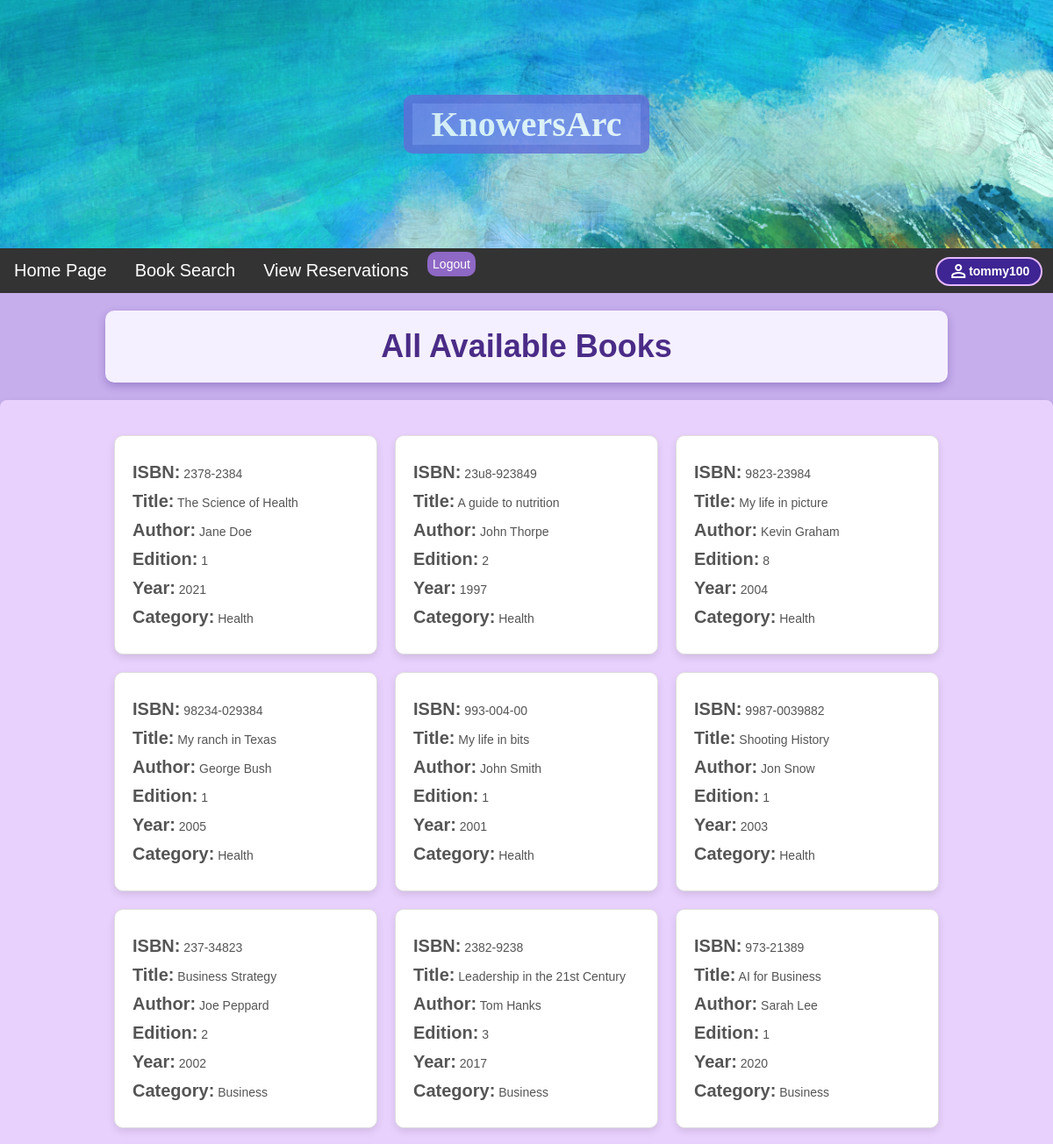
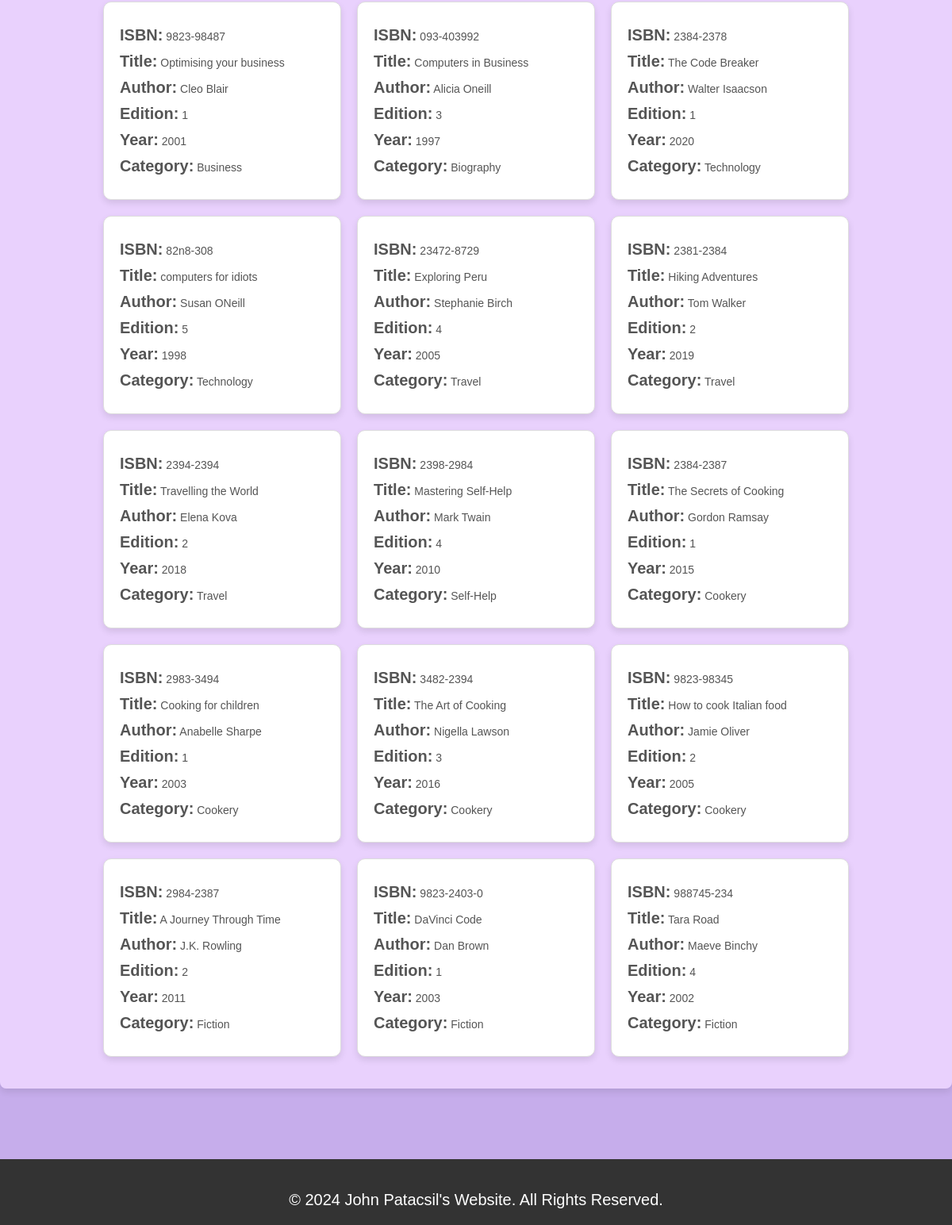
The app's page /homepage.php (signed in) with its own data (2 pictures, top to bottom).
### tables this page shows
CREATE TABLE IF NOT EXISTS Books
(
    ISBN VARCHAR(30) PRIMARY KEY,
    BookTitle VARCHAR(30),
    Author VARCHAR(30),
    Edition INT(2),
    YearPublished YEAR,
    Category VARCHAR(3),
    Reserved CHAR(1),
   
    CONSTRAINT fk_category
    FOREIGN KEY (Category)
    REFERENCES Categories(CategoryID)
);

CREATE TABLE IF NOT EXISTS Categories
(
    CategoryID VARCHAR(3) PRIMARY KEY,
    CategoryDescription VARCHAR(30)
);

### homepage.php (the view, shortened to what this page needs)
<!DOCTYPE html>
<html lang="en">
<head>
    <link rel="stylesheet" href="css/style.css">
</head>
<body>
	<?php include 'includes/header.inc.php'; ?>
	<div class="main-content">
		<?php
		echo "<div class='books-title-container'>";
		echo "<h2> All Available Books </h2>";
		echo "</div>";
		require_once "includes/dbh.inc.php";
		$sql = "SELECT books.*, categories.CategoryDescription as CategoryName
				FROM books JOIN Categories ON books.Category = categories.CategoryID";
		$result = $conn->query($sql);
		if ($result->num_rows > 0)
		{
			echo '<div class="book-list-box">';
			echo "<div class='book-container'>";
			while ($row = $result->fetch_assoc())
			{
				echo "<form class='book-card' action='includes/reserve.inc.php' method='POST'>";
				echo "<div class='book-details'>";
				echo "<p><strong>ISBN:</strong> " . $row["ISBN"] . "</p>";
				echo "<p><strong>Title:</strong> " . $row["BookTitle"] . "</p>";
				echo "<p><strong>Author:</strong> " . $row["Author"] . "</p>";
				echo "<p><strong>Edition:</strong> " . $row["Edition"] . "</p>";
				echo "<p><strong>Year:</strong> " . $row["YearPublished"] . "</p>";
				echo "<p><strong>Category:</strong> " . $row["CategoryName"] . "</p>";
				echo "</div>";
				echo "</form>";
			}
			echo "</div>";
			echo "</div>";
		}
		else
		{
			echo "<p class='no-books'>No books in system</p>";
		}
		?>
	</div>
	<br><br><br>
	<?php include 'includes/footer.inc.php'; ?>
</body>
</html>

### includes/header.inc.php
<header>
    <div class="top-title">
        <div class="container">
            <h1 id="title">KnowersArc</h1>
        </div>
    </div>
</header>
<nav class="full-nav">
    <ul class="navbar">
        <li class="nav-item"><a href="homepage.php">Home Page</a></li>
        <li class="nav-item"><a href="booksearch.php">Book Search</a></li>
        <li class="nav-item"><a href="reserveview.php">View Reservations</a></li>
        <?php include 'user.inc.php'; ?>
    </ul>
</nav>

### includes/user.inc.php
<?php
if (isset($_SESSION['user_id']))
{
    echo  "<p class='username'> <span class='material-symbols-outlined'>person</span>" . $_SESSION['user_id'] . "</p>";
    echo    '<form class="form-style" action="includes/logout.inc.php" method="POST">' .
            '<button class="logout-button" type="submit">Logout</button>' .
            '</form>';
}
else
{
    echo "<a class='username' href=" . "index.php" . ">Login</a>";
}

### includes/footer.inc.php
<footer class="site-footer">
    <div class="footer-bottom">
        <p>&copy; 2024 John Patacsil's Website. All Rights Reserved.</p>
    </div>
</footer>

### css/style.css (style rules this page uses)
* { margin: 0; padding: 0; box-sizing: border-box; font-size: 20px; }
body { font-family: Arial, Helvetica, sans-serif; margin: 0 auto; min-height: 100vh; background-color: #C6ADEB; }
.logout-button { background-color: #8e68c5; color: #ffffff; padding: 1% 1%; font-size: 14px; border: none; border-radius: 10px; cursor: pointer; transition: background-color 0.3s ease, transform 0.4s ease; margin-top: 0.7%; margin-left: 1%; }
.username { align-items: center; margin-top: 0.8%; margin-right: 1%; padding: 0.2em 0.9em; float: right; display: flex; justify-content: center; text-decoration: none; background-color: #3E2593; color: #ffffff; font-size: 0.7em; font-weight: bold; border-radius: 50px; border: 2px solid #e5b8ff; transition: transform 0.3s ease, box-shadow 0.3s ease, background-color 0.3s ease, border-color 0.3s ease; cursor: pointer; }
.form-style { margin: 0; display: flex; align-items: center; }
.full-nav { position: sticky; top: 0; z-index: 1000; }
nav ul { list-style-type: none; margin: 0; padding: 0; overflow: hidden; background-color: #333; }
.nav-item { float: left; }
.nav-item a { display: block; color: white; text-align: center; padding: 14px 16px; text-decoration: none; }
#title { text-align: center; font-family: Cambria, Cochin, Georgia, Times, 'Times New Roman', serif; width: 100%; color: rgb(255, 255, 255); font-size: 200%; }
.top-title { background-size: cover; background-image: url("../images/waves.jpg"); padding: 9%; margin: auto; text-align: center; }
.top-title .container { margin: auto; border: 0.5em solid #626DD8; border-radius: 10px; background-color: #7885e7; text-align: center; max-width: 14em; opacity: 80%; min-width: 4em; }
.site-footer { background-color: #333; color: #fff; padding: 20px 0; text-align: center; width: 100%; }
.footer-bottom { margin-top: 20px; font-size: 14px; }
.material-symbols-outlined { font-variation-settings: 'FILL' 0, 'wght' 400, 'GRAD' 0, 'opsz' 24; }
.books-title-container, .reservations-heading { background-color: #f5f0ff; padding: 20px 30px; border-radius: 10px; box-shadow: 0 4px 10px rgba(62, 37, 147, 0.3); max-width: 80%; margin: 20px auto; text-align: center; font-family: Arial, sans-serif; }
.books-title-container h2 { color: #4a2c87; font-size: 1.8em; font-weight: bold; margin: 0; }
.book-container { display: flex; flex-wrap: wrap; justify-content: center; gap: 20px; padding: 20px; }
.book-card { background-color: #ffffff; border: 1px solid #ddd; border-radius: 10px; box-shadow: 0 4px 8px rgba(0, 0, 0, 0.1); padding: 20px; width: 300px; display: flex; flex-direction: column; justify-content: space-between; transition: transform 0.2s ease, box-shadow 0.3s ease; }
.book-details p { margin: 10px 0; font-size: 14px; color: #555; }
.book-list-box { background-color: #edd6ffe7; padding: 20px; border-radius: 8px; box-shadow: 0 4px 10px rgba(0, 0, 0, 0.1); margin: 20px auto; max-width: 1200px; }
button { padding: 8px 15px; font-size: 1em; border: none; border-radius: 5px; background-color: #4a2c87; color: #fff; cursor: pointer; transition: background-color 0.3s ease; margin-top: 10px; }

### records on screen
books: ISBN "2378-2384", BookTitle "The Science of Health", Author "Jane Doe", Edition "1", YearPublished "2021", Category.CategoryDescription "Health"
books: ISBN "23u8-923849", BookTitle "A guide to nutrition", Author "John Thorpe", Edition "2", YearPublished "1997", Category.CategoryDescription "Health"
books: ISBN "9823-23984", BookTitle "My life in picture", Author "Kevin Graham", Edition "8", YearPublished "2004", Category.CategoryDescription "Health"
books: ISBN "98234-029384", BookTitle "My ranch in Texas", Author "George Bush", Edition "1", YearPublished "2005", Category.CategoryDescription "Health"
books: ISBN "993-004-00", BookTitle "My life in bits", Author "John Smith", Edition "1", YearPublished "2001", Category.CategoryDescription "Health"
books: ISBN "9987-0039882", BookTitle "Shooting History", Author "Jon Snow", Edition "1", YearPublished "2003", Category.CategoryDescription "Health"
books: ISBN "237-34823", BookTitle "Business Strategy", Author "Joe Peppard", Edition "2", YearPublished "2002", Category.CategoryDescription "Business"
books: ISBN "2382-9238", BookTitle "Leadership in the 21st Century", Author "Tom Hanks", Edition "3", YearPublished "2017", Category.CategoryDescription "Business"
books: ISBN "973-21389", BookTitle "AI for Business", Author "Sarah Lee", Edition "1", YearPublished "2020", Category.CategoryDescription "Business"
books: ISBN "9823-98487", BookTitle "Optimising your business", Author "Cleo Blair", Edition "1", YearPublished "2001", Category.CategoryDescription "Business"
books: ISBN "093-403992", BookTitle "Computers in Business", Author "Alicia Oneill", Edition "3", YearPublished "1997", Category.CategoryDescription "Biography"
books: ISBN "2384-2378", BookTitle "The Code Breaker", Author "Walter Isaacson", Edition "1", YearPublished "2020", Category.CategoryDescription "Technology"
books: ISBN "82n8-308", BookTitle "computers for idiots", Author "Susan ONeill", Edition "5", YearPublished "1998", Category.CategoryDescription "Technology"
books: ISBN "23472-8729", BookTitle "Exploring Peru", Author "Stephanie Birch", Edition "4", YearPublished "2005", Category.CategoryDescription "Travel"
books: ISBN "2381-2384", BookTitle "Hiking Adventures", Author "Tom Walker", Edition "2", YearPublished "2019", Category.CategoryDescription "Travel"
books: ISBN "2394-2394", BookTitle "Travelling the World", Author "Elena Kova", Edition "2", YearPublished "2018", Category.CategoryDescription "Travel"
books: ISBN "2398-2984", BookTitle "Mastering Self-Help", Author "Mark Twain", Edition "4", YearPublished "2010", Category.CategoryDescription "Self-Help"
books: ISBN "2384-2387", BookTitle "The Secrets of Cooking", Author "Gordon Ramsay", Edition "1", YearPublished "2015", Category.CategoryDescription "Cookery"
books: ISBN "2983-3494", BookTitle "Cooking for children", Author "Anabelle Sharpe", Edition "1", YearPublished "2003", Category.CategoryDescription "Cookery"
books: ISBN "3482-2394", BookTitle "The Art of Cooking", Author "Nigella Lawson", Edition "3", YearPublished "2016", Category.CategoryDescription "Cookery"
books: ISBN "9823-98345", BookTitle "How to cook Italian food", Author "Jamie Oliver", Edition "2", YearPublished "2005", Category.CategoryDescription "Cookery"
books: ISBN "2984-2387", BookTitle "A Journey Through Time", Author "J.K. Rowling", Edition "2", YearPublished "2011", Category.CategoryDescription "Fiction"
books: ISBN "9823-2403-0", BookTitle "DaVinci Code", Author "Dan Brown", Edition "1", YearPublished "2003", Category.CategoryDescription "Fiction"
books: ISBN "988745-234", BookTitle "Tara Road", Author "Maeve Binchy", Edition "4", YearPublished "2002", Category.CategoryDescription "Fiction"

### other values on screen
$_SESSION['user_id'] "tommy100"
